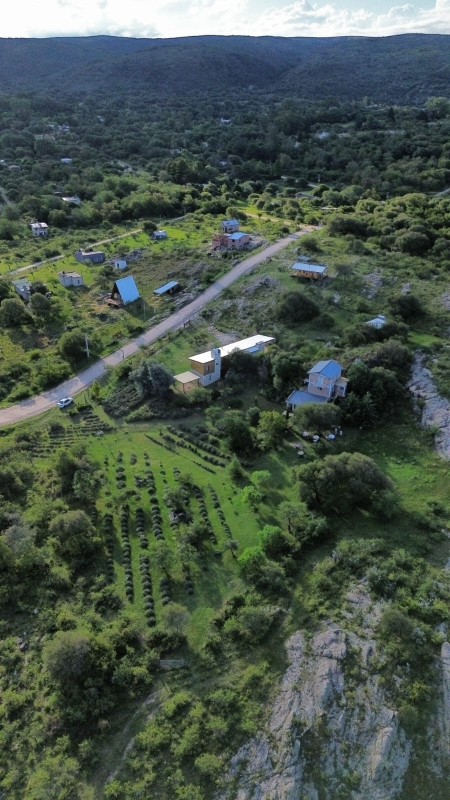
#> input picture upload/WhatsApp Image 2026-06-29 at 5.06.03 PM (3).jpeg, 900 x 1600 px, found by its file name (shown at 1/2 size)
$ python process_photos.py
#> lines starting #> are read from the running program, lines starting #| are printed output that depends on the picture
"""
Copy and optimize the 4 user-provided photos for the website.
- Resize to web-appropriate sizes
- Save with descriptive names
- The "predio" photo is portrait orientation but contains a panoramic landscape
  when rotated 90° (user took it vertically). We rotate it to make it a true horizontal panorama.
"""
from PIL import Image, ImageOps
import os

UPLOADS = "/home/z/my-project/upload"
PUBLIC = "/home/z/my-project/public/images"

# Mapping: source -> (output name, max width, quality, rotate_deg)
PHOTOS = [
    # Predio: original is 900x1600 (portrait), but content is a panoramic landscape -> rotate -90 to make it horizontal
    ("WhatsApp Image 2026-06-29 at 5.06.03 PM (3).jpeg", "predio-panoramica.jpg", 1920, 85, -90),
    ("WhatsApp Image 2026-06-29 at 5.06.03 PM (1).jpeg", "waffle-lavanda.jpg", 1200, 88, 0),
    ("WhatsApp Image 2026-06-29 at 5.06.03 PM (2).jpeg", "ramo-lavandas.jpg", 1200, 88, 0),
    ("WhatsApp Image 2026-06-29 at 5.06.03 PM.jpeg", "taza-te.jpg", 1200, 88, 0),
]

for src_name, out_name, max_w, quality, rotate_deg in PHOTOS:
    src = os.path.join(UPLOADS, src_name)
    out = os.path.join(PUBLIC, out_name)
    img = Image.open(src)
#> img is the input picture: PIL image 900x1600 RGB; mean R, G, B 73.7, 86.8, 76.3
    img = ImageOps.exif_transpose(img)  # Fix EXIF orientation
    print(f"\n{src_name}: original {img.size} {img.format}")
#| WhatsApp Image 2026-06-29 at 5.06.03 PM (3).jpeg: original (900, 1600) None

    # Rotate if needed
    if rotate_deg != 0:
        img = img.rotate(rotate_deg, expand=True)
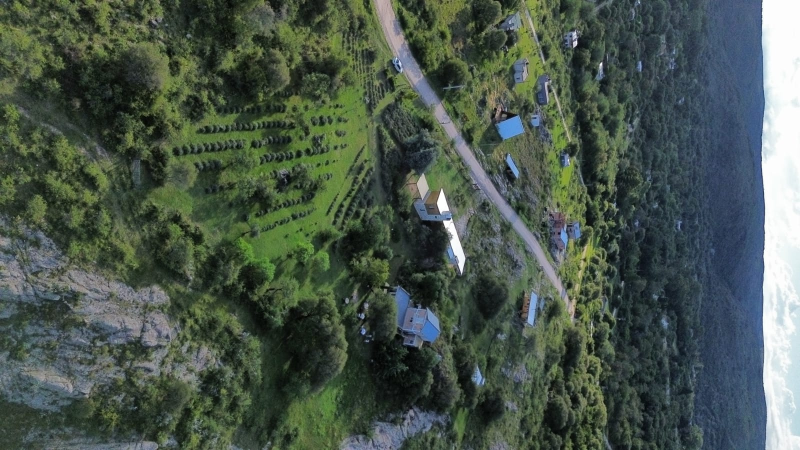
#> img: PIL image 1600x900 RGB (shown at 1/2 size); mean R, G, B 73.7, 86.8, 76.3
        print(f"  Rotated {rotate_deg}° -> {img.size}")
#|   Rotated -90° -> (1600, 900)
#> (the run stopped early here; a loop or call above may not have finished)
